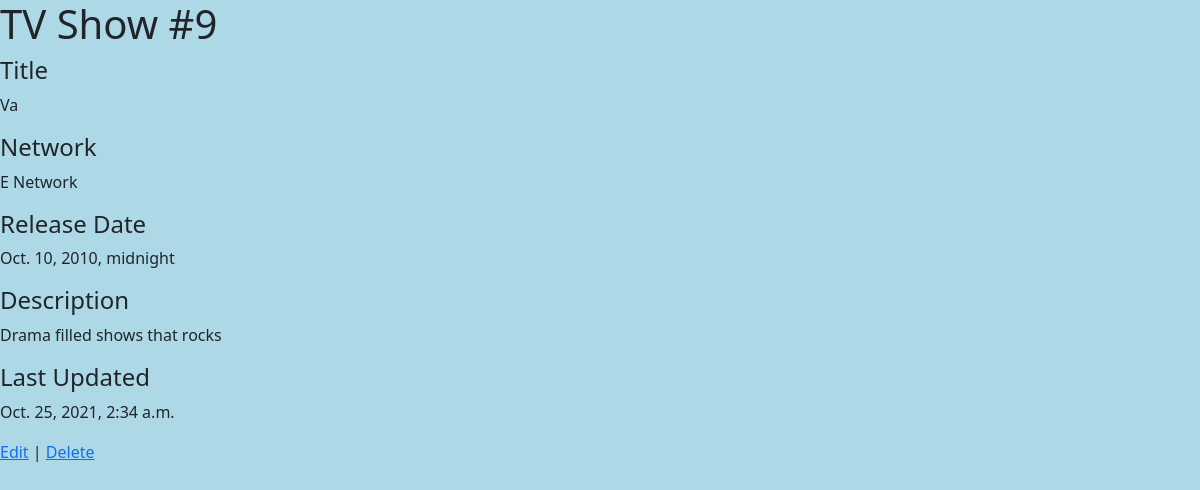
The page /shows/9 on the database its author committed.
### tv_shows_app/models.py (models this page shows)
class Show(models.Model):
    title = models.CharField(max_length=255)
    network = models.CharField(max_length=45)
    release_date = models.DateTimeField()
    description = models.CharField(max_length=255)
    created_at = models.DateTimeField(auto_now_add = True)
    updated_at = models.DateTimeField(auto_now= True)
    objects = ShowManager()

### tv_shows_app/views.py (the view)
# urls.py: path('<int:show_id>', views.show),
def show(request, show_id):
    one_show = Show.objects.get(id=show_id)
    context = {
        'show': one_show
    }
    return render(request, 'show.html', context)

### tv_shows_app/templates/show.html (shortened to what this page needs)
<!DOCTYPE html>
<html lang="en">
<head>
    <link rel="stylesheet" href="https://cdn.jsdelivr.net/npm/bootstrap@5.1.3/dist/css/bootstrap.min.css">
    {% load static %}
    <link rel="stylesheet" href="{% static 'style.css' %}">
</head>
<body>
    <h1>TV Show #{{ show.id }}</h1>
    <h4>Title</h4>
    <p>{{ show.title }}</p>
    <h4>Network</h4>
    <p>{{ show.network }}</p>
    <h4>Release Date</h4>
    <p>{{ show.release_date }}</p>
    <h4>Description</h4>
    <p>{{ show.description }}</p>
    <h4>Last Updated</h4>
    <p>{{ show.updated_at }}</p>
    <a href="/shows/{{ show.id }}/edit">Edit</a> | <a href="/shows/{{ show.id }}/delete">Delete</a>
</body>
</html>

### tv_shows_app/static/style.css (style rules this page uses)
body { background-color: lightblue; }

### rows shown on the page
Show: title "Va", network "E Network", release_date "Oct. 10, 2010, midnight", description "Drama filled shows that rocks", updated_at "Oct. 25, 2021, 2:34 a.m."
